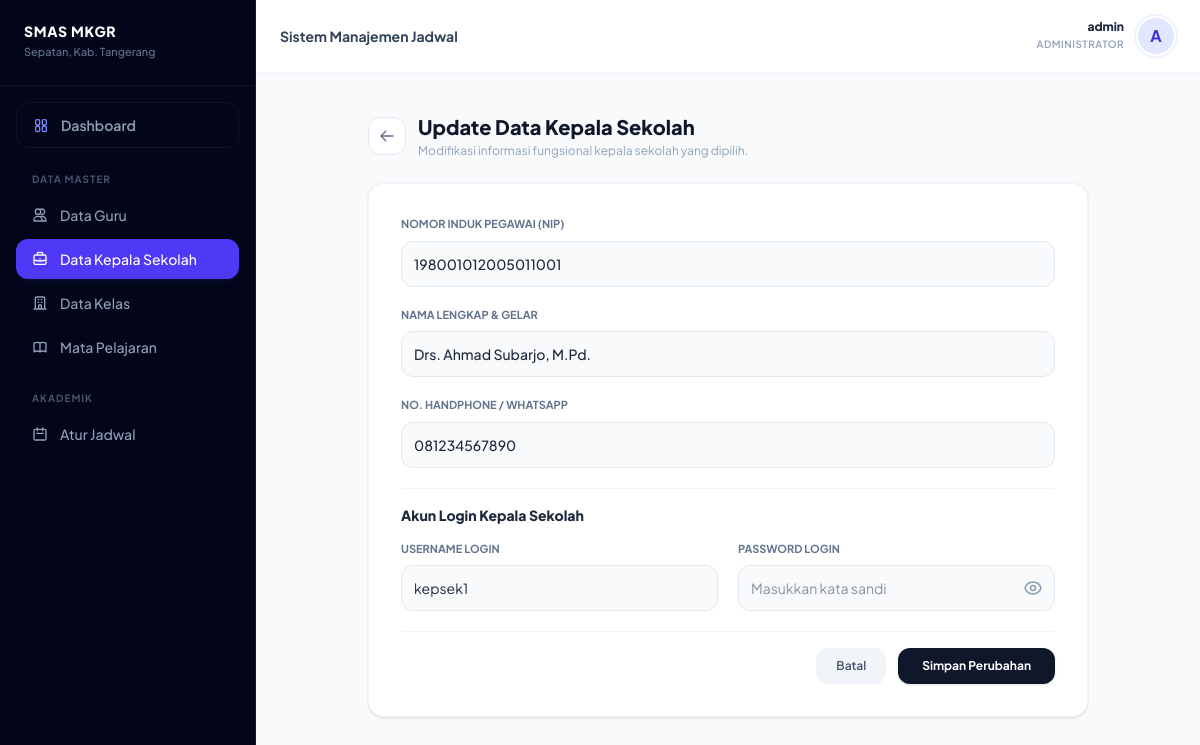
Page /edit_kepsek.php?id=1 (signed in) on the committed database.
### tables this page shows
CREATE TABLE `kepalasekolah` (
  `id` int NOT NULL AUTO_INCREMENT,
  `id_user` int DEFAULT NULL,
  `nip` varchar(50) DEFAULT NULL,
  `nama_kepsek` varchar(100) NOT NULL,
  `kontak` varchar(20) DEFAULT NULL,
  PRIMARY KEY (`id`)
);

CREATE TABLE `user` (
  `id` tinyint NOT NULL AUTO_INCREMENT,
  `username` varchar(25) NOT NULL,
  `password` char(32) NOT NULL,
  `pertanyaan_keamanan` varchar(150) DEFAULT NULL,
  `jawaban_keamanan` varchar(100) DEFAULT NULL,
  `role` enum('admin','guru','kepala_sekolah') NOT NULL DEFAULT 'admin',
  PRIMARY KEY (`id`)
);

### edit_kepsek.php (the view, shortened to what this page needs)
<?php
require_once 'config/database.php';
$id = mysqli_real_escape_string($db, $_GET['id']);
$query = mysqli_query($db, "SELECT kepalasekolah.*, user.username FROM kepalasekolah LEFT JOIN user ON kepalasekolah.id_user = user.id WHERE kepalasekolah.id = '$id'");
$row = mysqli_fetch_assoc($query);
?>
<!DOCTYPE html>
<html lang="en" class="h-full bg-slate-50">
<head>
    <link href="css/output.css" rel="stylesheet">
</head>
<body class="h-full antialiased text-slate-800 bg-slate-50/50">
    <div class="flex min-h-screen">
        <?php include 'includes/sidebar.php'; ?>
        <div class="flex-1 min-w-0 h-screen overflow-y-auto bg-slate-50/30 relative">
            <?php include 'includes/header.php'; ?>
            <div class="p-6 md:p-10 max-w-[800px] mx-auto space-y-6">
                <div class="flex items-center gap-3">
                    <a href="kepsek.php" class="p-2.5 bg-white border border-slate-200 rounded-xl hover:bg-slate-50 text-slate-500 transition-all">
                        <svg class="w-4 h-4" fill="none" stroke="currentColor" viewBox="0 0 24 24">
                            <path stroke-linecap="round" stroke-linejoin="round" stroke-width="2" d="M10 19l-7-7m0 0l7-7m-7 7h18"></path>
                        </svg>
                    </a>
                    <div>
                        <h2 class="text-xl font-extrabold text-slate-900">Update Data Kepala Sekolah</h2>
                        <p class="text-xs text-slate-400 mt-0.5">Modifikasi informasi fungsional kepala sekolah yang dipilih.</p>
                    </div>
                </div>
                <div class="bg-white p-6 md:p-8 rounded-2xl border border-slate-100 shadow-sm">
                    <form action="" method="POST" class="space-y-5">
                        <div>
                            <label class="block text-[11px] font-bold text-slate-500 uppercase mb-2">Nomor Induk Pegawai (NIP)</label>
                            <input type="text" name="nip" value="<?= $row['nip']; ?>" pattern="\d{18}" maxlength="18" oninput="this.value = this.value.replace(/[^0-9]/g, '')" title="NIP harus 18 digit angka" required class="block w-full text-sm rounded-xl border border-slate-200 p-3 bg-slate-50 outline-none focus:bg-white focus:border-slate-900 transition-all font-medium">
                        </div>
                        <div>
                            <label class="block text-[11px] font-bold text-slate-500 uppercase mb-2">Nama Lengkap & Gelar</label>
                            <input type="text" name="nama_kepsek" value="<?= $row['nama_kepsek']; ?>" pattern="[a-zA-Z\s\.,\-']+" oninput="this.value = this.value.replace(/[^a-zA-Z\s\.,\-']/g, '')" title="Nama hanya boleh berisi huruf, spasi, titik, koma, tanda hubung, dan petik" required class="block w-full text-sm rounded-xl border border-slate-200 p-3 bg-slate-50 outline-none focus:bg-white focus:border-slate-900 transition-all font-medium">
                        </div>
                        <div>
                            <label class="block text-[11px] font-bold text-slate-500 uppercase mb-2">No. Handphone / WhatsApp</label>
                            <input type="tel" name="kontak" value="<?= $row['kontak']; ?>" pattern="\d{10,13}" maxlength="13" oninput="this.value = this.value.replace(/[^0-9]/g, '')" title="Nomor HP/WA harus 10-13 digit angka" required class="block w-full text-sm rounded-xl border border-slate-200 p-3 bg-slate-50 outline-none focus:bg-white focus:border-slate-900 transition-all font-medium">
                        </div>
                        <div class="pt-4 border-t border-slate-100 mt-4">
                            <h3 class="text-sm font-extrabold text-slate-800 mb-4">Akun Login Kepala Sekolah</h3>
                            <div class="grid grid-cols-1 md:grid-cols-2 gap-5">
                                <div>
                                    <label class="block text-[11px] font-bold text-slate-500 uppercase mb-2">Username Login</label>
                                    <input type="text" name="username" value="<?= htmlspecialchars($row['username'] ?? ''); ?>" pattern="[a-zA-Z0-9_]+" title="Hanya huruf, angka, dan underscore" required placeholder="Cth: kepsek_1" class="w-full p-3 text-sm bg-slate-50 border border-slate-200 rounded-xl focus:bg-white focus:border-indigo-500 focus:ring-2 focus:ring-indigo-500/20 outline-none transition-all">
                                </div>
                                <div>
                                    <label class="block text-[11px] font-bold text-slate-500 uppercase mb-2">Password Login</label>
                                    <input type="password" name="password" required placeholder="Masukkan kata sandi" class="w-full p-3 text-sm bg-slate-50 border border-slate-200 rounded-xl focus:bg-white focus:border-indigo-500 focus:ring-2 focus:ring-indigo-500/20 outline-none transition-all">
                                </div>
                            </div>
                        </div>
                        <div class="pt-4 border-t border-slate-100 flex items-center justify-end gap-3">
                            <a href="kepsek.php" class="px-5 py-2.5 bg-slate-100 hover:bg-slate-200 text-slate-600 font-semibold text-xs rounded-xl transition-all">Batal</a>
                            <button type="submit" name="update" class="px-6 py-2.5 bg-slate-900 hover:bg-slate-800 text-white font-bold text-xs rounded-xl shadow-sm transition-all">Simpan Perubahan</button>
                        </div>
                    </form>
                </div>
            </div>
        </div>
    </div>
</body>
</html>

### edit_kepsek.php (style rules this page uses)
body { font-family: 'Plus Jakarta Sans', sans-serif; }

### rows in the picture
kepalasekolah: nip "198001012005011001", nama_kepsek "Drs. Ahmad Subarjo, M.Pd.", kontak "081234567890", username "kepsek1"

### other values in the picture
$username "admin"
$role_display "ADMINISTRATOR"
substr($username, 0, 1) "A"
